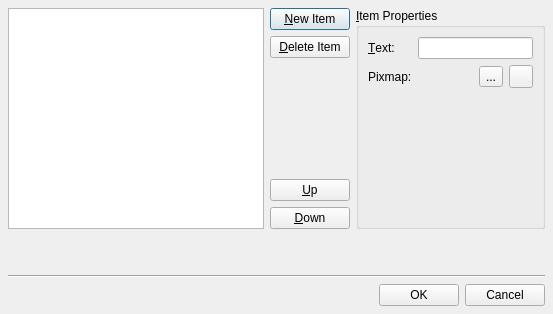
<ui version="4.0" >
 <author></author>
 <comment></comment>
 <exportmacro></exportmacro>
 <class>ListWidgetEditor</class>
 <widget class="QDialog" name="ListWidgetEditor" >
  <property name="geometry" >
   <rect>
    <x>0</x>
    <y>0</y>
    <width>553</width>
    <height>314</height>
   </rect>
  </property>
  <property name="windowTitle" >
   <string>Dialog</string>
  </property>
  <layout class="QGridLayout" >
   <property name="margin" >
    <number>8</number>
   </property>
   <property name="spacing" >
    <number>6</number>
   </property>
   <item row="0" column="0" >
    <layout class="QGridLayout" >
     <property name="margin" >
      <number>0</number>
     </property>
     <property name="spacing" >
      <number>6</number>
     </property>
     <item row="0" column="1" >
      <widget class="QPushButton" name="newItemButton" >
       <property name="text" >
        <string>&amp;New Item</string>
       </property>
       <property name="default" >
        <bool>true</bool>
       </property>
      </widget>
     </item>
     <item row="3" column="1" >
      <widget class="QPushButton" name="moveItemUpButton" >
       <property name="text" >
        <string>&amp;Up</string>
       </property>
      </widget>
     </item>
     <item row="2" column="1" >
      <spacer>
       <property name="orientation" >
        <enum>Qt::Vertical</enum>
       </property>
       <property name="sizeHint" >
        <size>
         <width>20</width>
         <height>40</height>
        </size>
       </property>
      </spacer>
     </item>
     <item row="4" column="1" >
      <widget class="QPushButton" name="moveItemDownButton" >
       <property name="text" >
        <string>&amp;Down</string>
       </property>
      </widget>
     </item>
     <item row="1" column="1" >
      <widget class="QPushButton" name="deleteItemButton" >
       <property name="text" >
        <string>&amp;Delete Item</string>
       </property>
      </widget>
     </item>
     <item rowspan="5" row="0" column="0" >
      <widget class="QListWidget" name="listWidget" />
     </item>
    </layout>
   </item>
   <item row="0" column="1" >
    <widget class="QGroupBox" name="groupBox" >
     <property name="title" >
      <string>&amp;Item Properties</string>
     </property>
     <layout class="QVBoxLayout" >
      <property name="margin" >
       <number>9</number>
      </property>
      <property name="spacing" >
       <number>6</number>
      </property>
      <item>
       <layout class="QGridLayout" >
        <property name="margin" >
         <number>0</number>
        </property>
        <property name="spacing" >
         <number>6</number>
        </property>
        <item row="1" column="0" >
         <widget class="QLabel" name="label_2" >
          <property name="text" >
           <string>Pixmap:</string>
          </property>
          <property name="buddy" >
           <cstring>previewButton</cstring>
          </property>
         </widget>
        </item>
        <item row="1" column="1" >
         <layout class="QHBoxLayout" >
          <property name="margin" >
           <number>0</number>
          </property>
          <property name="spacing" >
           <number>6</number>
          </property>
          <item>
           <spacer>
            <property name="orientation" >
             <enum>Qt::Horizontal</enum>
            </property>
            <property name="sizeHint" >
             <size>
              <width>20</width>
              <height>20</height>
             </size>
            </property>
           </spacer>
          </item>
          <item>
           <widget class="QToolButton" name="previewButton" >
            <property name="text" >
             <string>...</string>
            </property>
           </widget>
          </item>
          <item>
           <widget class="QToolButton" name="deleteButton" />
          </item>
         </layout>
        </item>
        <item row="0" column="0" >
         <widget class="QLabel" name="label" >
          <property name="text" >
           <string>&amp;Text:</string>
          </property>
          <property name="buddy" >
           <cstring>itemTextLineEdit</cstring>
          </property>
         </widget>
        </item>
        <item row="0" column="1" >
         <widget class="QLineEdit" name="itemTextLineEdit" />
        </item>
       </layout>
      </item>
      <item>
       <spacer>
        <property name="orientation" >
         <enum>Qt::Vertical</enum>
        </property>
        <property name="sizeHint" >
         <size>
          <width>20</width>
          <height>40</height>
         </size>
        </property>
       </spacer>
      </item>
     </layout>
    </widget>
   </item>
   <item row="1" column="0" colspan="2" >
    <spacer>
     <property name="orientation" >
      <enum>Qt::Vertical</enum>
     </property>
     <property name="sizeType" >
      <enum>QSizePolicy::Minimum</enum>
     </property>
     <property name="sizeHint" >
      <size>
       <width>20</width>
       <height>40</height>
      </size>
     </property>
    </spacer>
   </item>
   <item row="3" column="0" colspan="2" >
    <layout class="QHBoxLayout" >
     <property name="margin" >
      <number>0</number>
     </property>
     <property name="spacing" >
      <number>6</number>
     </property>
     <item>
      <spacer>
       <property name="orientation" >
        <enum>Qt::Horizontal</enum>
       </property>
       <property name="sizeHint" >
        <size>
         <width>40</width>
         <height>20</height>
        </size>
       </property>
      </spacer>
     </item>
     <item>
      <widget class="QPushButton" name="okButton" >
       <property name="text" >
        <string>OK</string>
       </property>
      </widget>
     </item>
     <item>
      <widget class="QPushButton" name="cancelButton" >
       <property name="text" >
        <string>Cancel</string>
       </property>
      </widget>
     </item>
    </layout>
   </item>
   <item row="2" column="0" colspan="2" >
    <widget class="QFrame" name="horizontalLine" >
     <property name="frameShape" >
      <enum>QFrame::HLine</enum>
     </property>
     <property name="frameShadow" >
      <enum>QFrame::Sunken</enum>
     </property>
    </widget>
   </item>
  </layout>
 </widget>
 <pixmapfunction></pixmapfunction>
 <resources/>
 <connections>
  <connection>
   <sender>okButton</sender>
   <signal>clicked()</signal>
   <receiver>ListWidgetEditor</receiver>
   <slot>accept()</slot>
   <hints>
    <hint type="sourcelabel" >
     <x>49</x>
     <y>14</y>
    </hint>
    <hint type="destinationlabel" >
     <x>274</x>
     <y>322</y>
    </hint>
   </hints>
  </connection>
  <connection>
   <sender>cancelButton</sender>
   <signal>clicked()</signal>
   <receiver>ListWidgetEditor</receiver>
   <slot>reject()</slot>
   <hints>
    <hint type="sourcelabel" >
     <x>49</x>
     <y>14</y>
    </hint>
    <hint type="destinationlabel" >
     <x>352</x>
     <y>312</y>
    </hint>
   </hints>
  </connection>
 </connections>
</ui>
